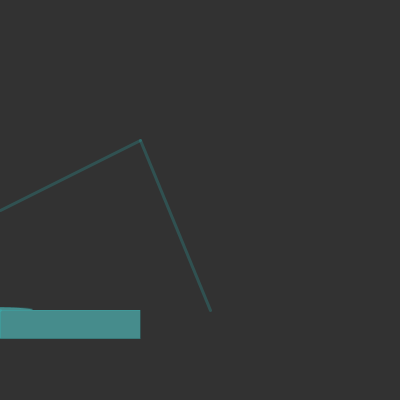
Frame 1 (no input)
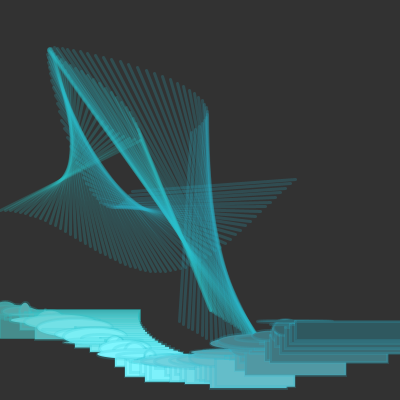
Frame 60 (the mouse pressed at the canvas centre just before this capture)
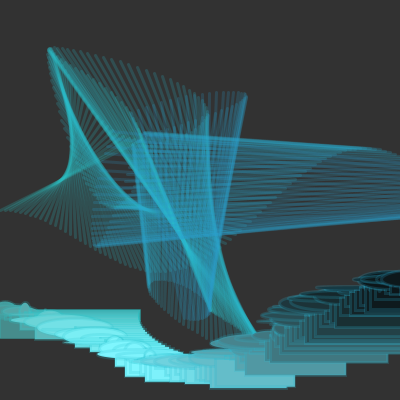
Frame 120 (the mouse held since frame 60 and released just before this capture)

The Processing sketch that drew these frames (run headless with seeded random() and noise(); from frame 60 on, the mouse is pressed at the canvas centre):

// Processing sketch: processing_49029
// ── processing_49029.pde

float x = 0;
float a = 0;
float a1 = 0;
float b = 0;
float c = 0;


void setup() {
size(400,400);
background(50,255);
colorMode(HSB,100);
noStroke();
}

void draw() {

  
   float y = map(sin(a) * sin(a)*cos(a), -1, 1, 50, width-30);
  float z = map(sin(a1) * sin(a), -1, 1, 250, height -30);
  
  float w = map(sin(c) * sin(a*1.5), -1, 1, 250, 30);
  float x2 = map(sin(a1) * cos(b), -1, 1, 250, 30);
  
  float col = map(sin(a*0.03), -1,1,0,100);
  float bri = map(sin(c*0.75),-1,1,10,100);
  
  stroke(col,80,80,20);
  fill(col,50,bri);
  ellipse(x,z, random(100),random(20));
 
  rect(x,z, x2, random(30));
  strokeWeight(3);
  line(y,z,w,x2);
  line(x2,w,x,y);
  
  point(x,z);
  x = x + 5;

  a = a + 0.03;
  a1 = a1 + 0.05;
  b = b + 0.02;
  c = c + 0.08;
  
  col = col + 1;
  if (col > 100) {
    col = 0;
  }
  


}
